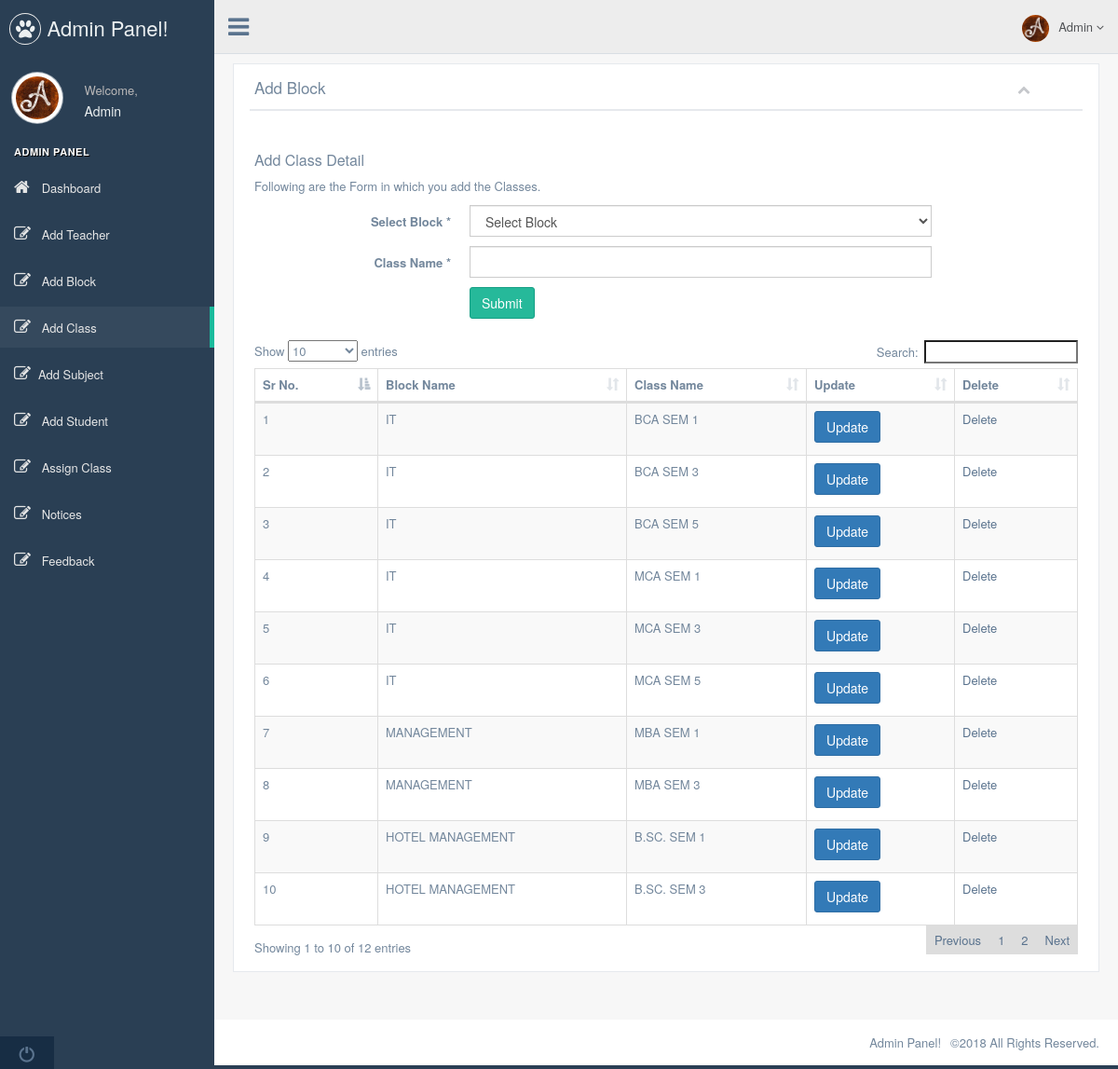
The page /admin/add_class.php (signed in) on the database its author committed.
### tables this page shows
CREATE TABLE IF NOT EXISTS `block_class` (
`id` int(11) NOT NULL,
  `block` varchar(50) NOT NULL,
  `class_name` varchar(50) NOT NULL
);

### admin/add_class.php (the view, shortened to what this page needs)
<?php
require "header.php";
require ("Controllers/config.php");
?>
<div class="right_col dataHeight" role="main">
    <div class="row">
        <div class="col-md-12 col-sm-12 col-xs-12">
            <div class="x_panel">
                <div class="x_title">
                    <h2>Add Block</h2>
                    <ul class="nav navbar-right panel_toolbox">
                        <li><a class="collapse-link"><i class="fa fa-chevron-up"></i></a>
                        </li>
                    </ul>
                    <div class="clearfix"></div>
                </div>
                <div class="x_content">
                    <br />
                    <h4>Add Class Detail</h4>
                    <p class="font-gray-dark">
                        Following are the Form in which you add the Classes.
                    </p>
                    <form class="form-horizontal form-label-left" method="post">
                        <div class="form-group">
                            <label class="control-label col-md-3" for="block-name">Select Block <span class="required">*</span>
                            </label>
                            <div class="col-md-7">
                                <select name="block" class="form-control">
                                    <option selected="selected" disabled="disabled">Select Block</option>
                                </select>
                            </div>
                        </div>
                        <div class="form-group">
                            <label class="control-label col-md-3" for="class_name">Class Name <span class="required">*</span>
                            </label>
                            <div class="col-md-7">
                                <input type="text" id="class_name" name="class_name" required="required" class="form-control col-md-7 col-xs-12">
                            </div>
                        </div>
                        <div class="form-group">
                            <div class="col-md-7 col-md-offset-3">
                                <button type="submit" name="submit" id="submit" class="btn btn-success">Submit</button>
                            </div>
                        </div>
                    </form>
                    <br>
                    <table id="datatable" class="table table-striped table-bordered">
                        <thead>
                        <tr>
                            <th>Sr No.</th>
                            <th>Block Name</th>
                            <th>Class Name</th>
                            <th>Update</th>
                            <th>Delete</th>
                        </tr>
                        </thead>
                        <tbody>
                        <?php
                        $idd=0;
                        $com=mysqli_query($con,"select * FROM block_class");
                        if(mysqli_num_rows($com)>0)
                        {
                            while($row = mysqli_fetch_array($com))
                            {
                                $idd++;
                                echo ("<tr><td>$idd</td>");
                                echo ("<td>$row[block]</td>");
                                echo ("<td>$row[class_name]</td>");
								echo '<td><button type="button" class="btn btn-primary" data-toggle="modal" data-target="#modal'.$row['id'].'">Update</button>';
                                echo ("<td><a href='add_class.php?id=$row[id]'>Delete</a></td></tr>");
                            }
                        }
                        ?>
                        </tbody>
                    </table>
                </div>
            </div>
        </div>
    </div>
</div>
<?php
   require "footer.php";
?>

### admin/add_class.php (style rules this page uses)
input { text-transform: uppercase; }

### rows shown on the page
block_class: block "IT", class_name "BCA SEM 1"
block_class: block "IT", class_name "BCA SEM 3"
block_class: block "IT", class_name "BCA SEM 5"
block_class: block "IT", class_name "MCA SEM 1"
block_class: block "IT", class_name "MCA SEM 3"
block_class: block "IT", class_name "MCA SEM 5"
block_class: block "MANAGEMENT", class_name "MBA SEM 1"
block_class: block "MANAGEMENT", class_name "MBA SEM 3"
block_class: block "HOTEL MANAGEMENT", class_name "B.SC. SEM 1"
block_class: block "HOTEL MANAGEMENT", class_name "B.SC. SEM 3"

### other values the page prints
$_SESSION['name'] "Admin"
